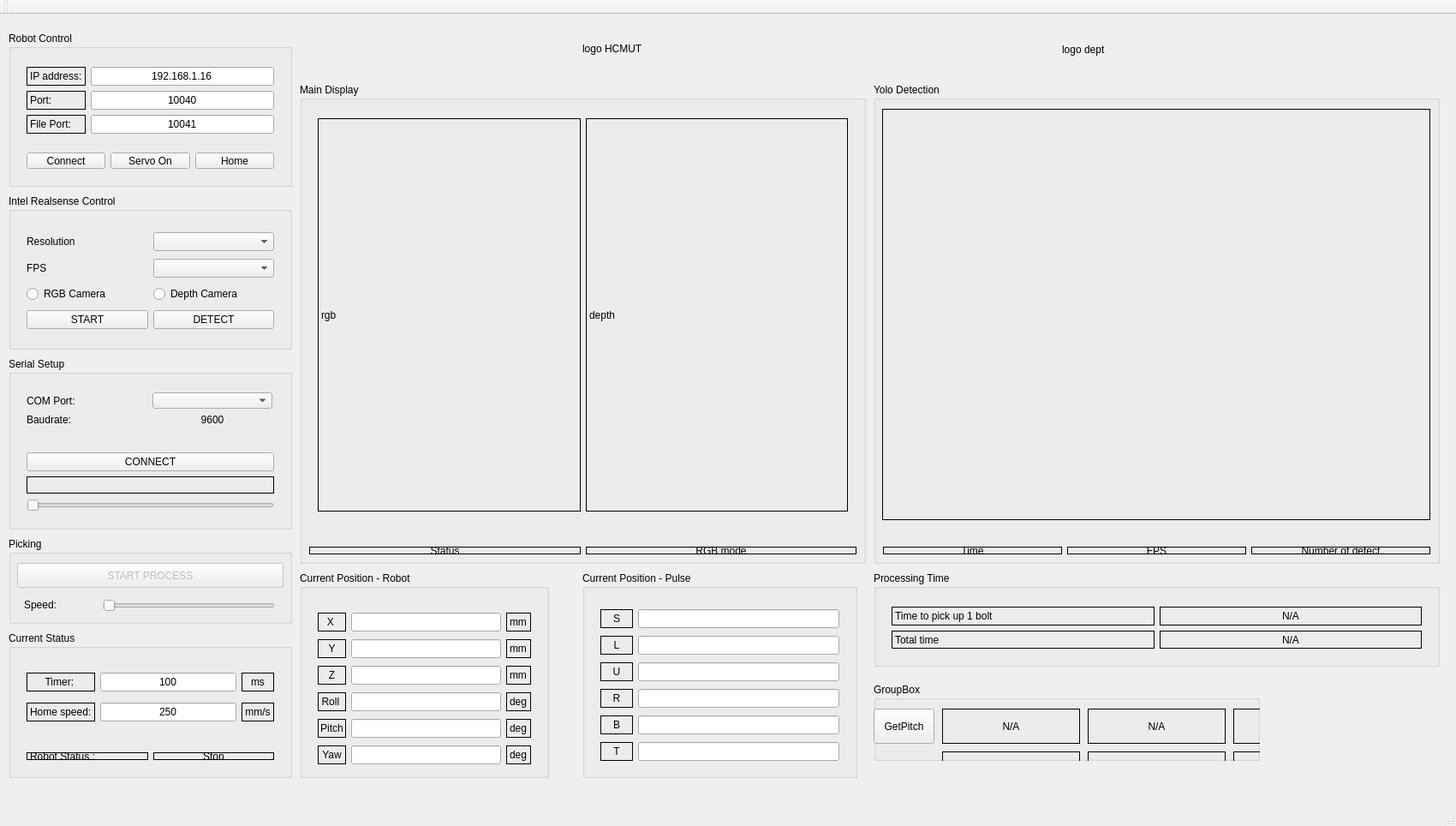
<?xml version="1.0" encoding="UTF-8"?>
<ui version="4.0">
 <class>MainWindow</class>
 <widget class="QMainWindow" name="MainWindow">
  <property name="geometry">
   <rect>
    <x>0</x>
    <y>0</y>
    <width>1700</width>
    <height>964</height>
   </rect>
  </property>
  <property name="windowTitle">
   <string>Motomini Server</string>
  </property>
  <widget class="QWidget" name="centralWidget">
   <widget class="QLabel" name="lbLogoHCMUT_2">
    <property name="geometry">
     <rect>
      <x>680</x>
      <y>0</y>
      <width>550</width>
      <height>80</height>
     </rect>
    </property>
    <property name="text">
     <string>logo HCMUT</string>
    </property>
   </widget>
   <widget class="QGroupBox" name="groupBox_5">
    <property name="geometry">
     <rect>
      <x>10</x>
      <y>210</y>
      <width>331</width>
      <height>181</height>
     </rect>
    </property>
    <property name="title">
     <string>Intel Realsense Control</string>
    </property>
    <widget class="QWidget" name="gridLayoutWidget">
     <property name="geometry">
      <rect>
       <x>10</x>
       <y>30</y>
       <width>311</width>
       <height>141</height>
      </rect>
     </property>
     <layout class="QGridLayout" name="gridLayout">
      <item row="2" column="0">
       <widget class="QRadioButton" name="radioRGB">
        <property name="text">
         <string>RGB Camera</string>
        </property>
       </widget>
      </item>
      <item row="2" column="1">
       <widget class="QRadioButton" name="radioDepth">
        <property name="text">
         <string>Depth Camera</string>
        </property>
       </widget>
      </item>
      <item row="1" column="0">
       <widget class="QLabel" name="label_60">
        <property name="text">
         <string>FPS</string>
        </property>
       </widget>
      </item>
      <item row="1" column="1">
       <widget class="QComboBox" name="cbFPS"/>
      </item>
      <item row="0" column="0">
       <widget class="QLabel" name="label_59">
        <property name="text">
         <string>Resolution</string>
        </property>
       </widget>
      </item>
      <item row="3" column="0">
       <widget class="QPushButton" name="btnStart">
        <property name="text">
         <string>START</string>
        </property>
       </widget>
      </item>
      <item row="0" column="1">
       <widget class="QComboBox" name="cbResolution"/>
      </item>
      <item row="3" column="1">
       <widget class="QPushButton" name="btnDetect">
        <property name="text">
         <string>DETECT</string>
        </property>
       </widget>
      </item>
     </layout>
    </widget>
   </widget>
   <widget class="QGroupBox" name="groupBox_4">
    <property name="geometry">
     <rect>
      <x>10</x>
      <y>610</y>
      <width>331</width>
      <height>101</height>
     </rect>
    </property>
    <property name="title">
     <string>Picking</string>
    </property>
    <widget class="QSlider" name="slider_Speed_Picking">
     <property name="geometry">
      <rect>
       <x>110</x>
       <y>70</y>
       <width>201</width>
       <height>20</height>
      </rect>
     </property>
     <property name="minimum">
      <number>1</number>
     </property>
     <property name="maximum">
      <number>4</number>
     </property>
     <property name="orientation">
      <enum>Qt::Horizontal</enum>
     </property>
    </widget>
    <widget class="QLabel" name="lb_Speed_Picking">
     <property name="geometry">
      <rect>
       <x>18</x>
       <y>69</y>
       <width>81</width>
       <height>20</height>
      </rect>
     </property>
     <property name="text">
      <string>Speed:</string>
     </property>
    </widget>
    <widget class="QPushButton" name="btnStartProcess">
     <property name="enabled">
      <bool>false</bool>
     </property>
     <property name="geometry">
      <rect>
       <x>10</x>
       <y>30</y>
       <width>311</width>
       <height>29</height>
      </rect>
     </property>
     <property name="text">
      <string>START PROCESS</string>
     </property>
    </widget>
   </widget>
   <widget class="QGroupBox" name="groupBox_test">
    <property name="geometry">
     <rect>
      <x>1020</x>
      <y>780</y>
      <width>451</width>
      <height>91</height>
     </rect>
    </property>
    <property name="title">
     <string>GroupBox</string>
    </property>
    <widget class="QLabel" name="lb_WidthOfBold">
     <property name="geometry">
      <rect>
       <x>420</x>
       <y>30</y>
       <width>141</width>
       <height>41</height>
      </rect>
     </property>
     <property name="frameShape">
      <enum>QFrame::Panel</enum>
     </property>
     <property name="text">
      <string>N/A</string>
     </property>
     <property name="alignment">
      <set>Qt::AlignCenter</set>
     </property>
    </widget>
    <widget class="QLabel" name="lb_PitchTest">
     <property name="geometry">
      <rect>
       <x>80</x>
       <y>30</y>
       <width>161</width>
       <height>41</height>
      </rect>
     </property>
     <property name="frameShape">
      <enum>QFrame::Panel</enum>
     </property>
     <property name="text">
      <string>N/A</string>
     </property>
     <property name="alignment">
      <set>Qt::AlignCenter</set>
     </property>
    </widget>
    <widget class="QLabel" name="lb_lengthOfBold">
     <property name="geometry">
      <rect>
       <x>250</x>
       <y>30</y>
       <width>161</width>
       <height>41</height>
      </rect>
     </property>
     <property name="frameShape">
      <enum>QFrame::Panel</enum>
     </property>
     <property name="text">
      <string>N/A</string>
     </property>
     <property name="alignment">
      <set>Qt::AlignCenter</set>
     </property>
    </widget>
    <widget class="QPushButton" name="btn_GetPitch">
     <property name="geometry">
      <rect>
       <x>0</x>
       <y>30</y>
       <width>71</width>
       <height>41</height>
      </rect>
     </property>
     <property name="text">
      <string>GetPitch</string>
     </property>
    </widget>
    <widget class="QLabel" name="lb_PitchTest_4">
     <property name="geometry">
      <rect>
       <x>80</x>
       <y>80</y>
       <width>161</width>
       <height>41</height>
      </rect>
     </property>
     <property name="frameShape">
      <enum>QFrame::Panel</enum>
     </property>
     <property name="text">
      <string>Pitch</string>
     </property>
     <property name="alignment">
      <set>Qt::AlignCenter</set>
     </property>
    </widget>
    <widget class="QLabel" name="lb_PitchTest_5">
     <property name="geometry">
      <rect>
       <x>250</x>
       <y>80</y>
       <width>161</width>
       <height>41</height>
      </rect>
     </property>
     <property name="frameShape">
      <enum>QFrame::Panel</enum>
     </property>
     <property name="text">
      <string>length</string>
     </property>
     <property name="alignment">
      <set>Qt::AlignCenter</set>
     </property>
    </widget>
    <widget class="QLabel" name="lb_PitchTest_6">
     <property name="geometry">
      <rect>
       <x>420</x>
       <y>80</y>
       <width>141</width>
       <height>41</height>
      </rect>
     </property>
     <property name="frameShape">
      <enum>QFrame::Panel</enum>
     </property>
     <property name="text">
      <string>width</string>
     </property>
     <property name="alignment">
      <set>Qt::AlignCenter</set>
     </property>
    </widget>
    <widget class="QWidget" name="gridLayoutWidget_11">
     <property name="geometry">
      <rect>
       <x>100</x>
       <y>160</y>
       <width>331</width>
       <height>71</height>
      </rect>
     </property>
     <layout class="QGridLayout" name="gridLayout_9">
      <item row="0" column="0">
       <widget class="QLabel" name="label_53">
        <property name="frameShape">
         <enum>QFrame::Panel</enum>
        </property>
        <property name="text">
         <string>Distance Center</string>
        </property>
        <property name="alignment">
         <set>Qt::AlignCenter</set>
        </property>
       </widget>
      </item>
      <item row="0" column="1">
       <widget class="QLabel" name="lb_DistanceCenter">
        <property name="frameShape">
         <enum>QFrame::Panel</enum>
        </property>
        <property name="text">
         <string>N/A</string>
        </property>
        <property name="alignment">
         <set>Qt::AlignCenter</set>
        </property>
       </widget>
      </item>
      <item row="1" column="0">
       <widget class="QLabel" name="label_51">
        <property name="frameShape">
         <enum>QFrame::Panel</enum>
        </property>
        <property name="text">
         <string>Distance Offset</string>
        </property>
        <property name="alignment">
         <set>Qt::AlignCenter</set>
        </property>
       </widget>
      </item>
      <item row="1" column="1">
       <widget class="QLabel" name="lb_DistanceOffset">
        <property name="frameShape">
         <enum>QFrame::Panel</enum>
        </property>
        <property name="text">
         <string>N/A</string>
        </property>
        <property name="alignment">
         <set>Qt::AlignCenter</set>
        </property>
       </widget>
      </item>
     </layout>
    </widget>
   </widget>
   <widget class="QGroupBox" name="groupBox_3">
    <property name="geometry">
     <rect>
      <x>10</x>
      <y>720</y>
      <width>331</width>
      <height>171</height>
     </rect>
    </property>
    <property name="title">
     <string>Current Status</string>
    </property>
    <widget class="QWidget" name="gridLayoutWidget_6">
     <property name="geometry">
      <rect>
       <x>10</x>
       <y>30</y>
       <width>311</width>
       <height>94</height>
      </rect>
     </property>
     <layout class="QGridLayout" name="gridLayout_7">
      <item row="0" column="1">
       <widget class="QLineEdit" name="timer">
        <property name="text">
         <string>100</string>
        </property>
        <property name="frame">
         <bool>true</bool>
        </property>
        <property name="alignment">
         <set>Qt::AlignCenter</set>
        </property>
       </widget>
      </item>
      <item row="1" column="0">
       <widget class="QLabel" name="label_36">
        <property name="frameShape">
         <enum>QFrame::Panel</enum>
        </property>
        <property name="text">
         <string>Home speed:</string>
        </property>
       </widget>
      </item>
      <item row="0" column="0">
       <widget class="QLabel" name="label_34">
        <property name="frameShape">
         <enum>QFrame::Panel</enum>
        </property>
        <property name="text">
         <string>Timer: </string>
        </property>
        <property name="alignment">
         <set>Qt::AlignCenter</set>
        </property>
       </widget>
      </item>
      <item row="0" column="2">
       <widget class="QLabel" name="label_35">
        <property name="frameShape">
         <enum>QFrame::Panel</enum>
        </property>
        <property name="text">
         <string> ms </string>
        </property>
        <property name="alignment">
         <set>Qt::AlignCenter</set>
        </property>
       </widget>
      </item>
      <item row="1" column="2">
       <widget class="QLabel" name="label_45">
        <property name="frameShape">
         <enum>QFrame::Panel</enum>
        </property>
        <property name="text">
         <string> mm/s </string>
        </property>
        <property name="alignment">
         <set>Qt::AlignCenter</set>
        </property>
       </widget>
      </item>
      <item row="1" column="1">
       <widget class="QLineEdit" name="txt_homeSpeed">
        <property name="text">
         <string>250</string>
        </property>
        <property name="frame">
         <bool>true</bool>
        </property>
        <property name="alignment">
         <set>Qt::AlignCenter</set>
        </property>
       </widget>
      </item>
     </layout>
    </widget>
    <widget class="QWidget" name="horizontalLayoutWidget_4">
     <property name="geometry">
      <rect>
       <x>10</x>
       <y>130</y>
       <width>311</width>
       <height>31</height>
      </rect>
     </property>
     <layout class="QHBoxLayout" name="horizontalLayout_2">
      <item>
       <widget class="QLabel" name="label_33">
        <property name="frameShape">
         <enum>QFrame::Panel</enum>
        </property>
        <property name="text">
         <string>Robot Status :</string>
        </property>
       </widget>
      </item>
      <item>
       <widget class="QLabel" name="lb_run_status">
        <property name="frameShape">
         <enum>QFrame::Panel</enum>
        </property>
        <property name="text">
         <string>Stop</string>
        </property>
        <property name="alignment">
         <set>Qt::AlignCenter</set>
        </property>
       </widget>
      </item>
     </layout>
    </widget>
   </widget>
   <widget class="QGroupBox" name="MainDisplay">
    <property name="geometry">
     <rect>
      <x>350</x>
      <y>80</y>
      <width>661</width>
      <height>561</height>
     </rect>
    </property>
    <property name="title">
     <string>Main Display</string>
    </property>
    <widget class="QWidget" name="horizontalLayoutWidget_3">
     <property name="geometry">
      <rect>
       <x>10</x>
       <y>30</y>
       <width>641</width>
       <height>481</height>
      </rect>
     </property>
     <layout class="QHBoxLayout" name="horizontalLayout_35">
      <item>
       <widget class="QLabel" name="displayRGB">
        <property name="frameShape">
         <enum>QFrame::Box</enum>
        </property>
        <property name="text">
         <string>rgb</string>
        </property>
       </widget>
      </item>
      <item>
       <widget class="QLabel" name="displayDepth">
        <property name="frameShape">
         <enum>QFrame::Box</enum>
        </property>
        <property name="text">
         <string>depth</string>
        </property>
       </widget>
      </item>
     </layout>
    </widget>
    <widget class="QWidget" name="horizontalLayoutWidget_2">
     <property name="geometry">
      <rect>
       <x>0</x>
       <y>530</y>
       <width>661</width>
       <height>31</height>
      </rect>
     </property>
     <layout class="QHBoxLayout" name="horizontalLayout_34">
      <item>
       <widget class="QLabel" name="statusDisplay">
        <property name="frameShape">
         <enum>QFrame::Panel</enum>
        </property>
        <property name="text">
         <string>Status</string>
        </property>
        <property name="alignment">
         <set>Qt::AlignCenter</set>
        </property>
       </widget>
      </item>
      <item>
       <widget class="QLabel" name="statusMode">
        <property name="frameShape">
         <enum>QFrame::Panel</enum>
        </property>
        <property name="text">
         <string>RGB mode</string>
        </property>
        <property name="alignment">
         <set>Qt::AlignCenter</set>
        </property>
       </widget>
      </item>
     </layout>
    </widget>
   </widget>
   <widget class="QGroupBox" name="groupBox_6">
    <property name="geometry">
     <rect>
      <x>10</x>
      <y>20</y>
      <width>331</width>
      <height>181</height>
     </rect>
    </property>
    <property name="title">
     <string>Robot Control</string>
    </property>
    <widget class="QWidget" name="gridLayoutWidget_3">
     <property name="geometry">
      <rect>
       <x>10</x>
       <y>30</y>
       <width>311</width>
       <height>100</height>
      </rect>
     </property>
     <layout class="QGridLayout" name="gridLayout_4">
      <item row="1" column="0">
       <widget class="QLabel" name="label">
        <property name="frameShape">
         <enum>QFrame::Panel</enum>
        </property>
        <property name="text">
         <string>Port:</string>
        </property>
       </widget>
      </item>
      <item row="1" column="1">
       <widget class="QLineEdit" name="txt_port">
        <property name="text">
         <string>10040</string>
        </property>
        <property name="alignment">
         <set>Qt::AlignCenter</set>
        </property>
       </widget>
      </item>
      <item row="0" column="0">
       <widget class="QLabel" name="label_2">
        <property name="frameShape">
         <enum>QFrame::Panel</enum>
        </property>
        <property name="text">
         <string>IP address:</string>
        </property>
       </widget>
      </item>
      <item row="0" column="1">
       <widget class="QLineEdit" name="txt_ip">
        <property name="text">
         <string>192.168.1.16</string>
        </property>
        <property name="alignment">
         <set>Qt::AlignCenter</set>
        </property>
       </widget>
      </item>
      <item row="2" column="0">
       <widget class="QLabel" name="label_3">
        <property name="frameShape">
         <enum>QFrame::Panel</enum>
        </property>
        <property name="text">
         <string>File Port:</string>
        </property>
       </widget>
      </item>
      <item row="2" column="1">
       <widget class="QLineEdit" name="txt_filePort">
        <property name="text">
         <string>10041</string>
        </property>
        <property name="alignment">
         <set>Qt::AlignCenter</set>
        </property>
       </widget>
      </item>
     </layout>
    </widget>
    <widget class="QWidget" name="horizontalLayoutWidget_5">
     <property name="geometry">
      <rect>
       <x>10</x>
       <y>130</y>
       <width>311</width>
       <height>41</height>
      </rect>
     </property>
     <layout class="QHBoxLayout" name="horizontalLayout_3">
      <item>
       <widget class="QPushButton" name="btn_connect">
        <property name="autoFillBackground">
         <bool>true</bool>
        </property>
        <property name="text">
         <string>Connect</string>
        </property>
       </widget>
      </item>
      <item>
       <widget class="QPushButton" name="btn_servo">
        <property name="text">
         <string>Servo On</string>
        </property>
       </widget>
      </item>
      <item>
       <widget class="QPushButton" name="btn_Home">
        <property name="sizePolicy">
         <sizepolicy hsizetype="Maximum" vsizetype="Fixed">
          <horstretch>0</horstretch>
          <verstretch>0</verstretch>
         </sizepolicy>
        </property>
        <property name="maximumSize">
         <size>
          <width>10000</width>
          <height>16777215</height>
         </size>
        </property>
        <property name="layoutDirection">
         <enum>Qt::LeftToRight</enum>
        </property>
        <property name="text">
         <string>Home</string>
        </property>
       </widget>
      </item>
     </layout>
    </widget>
   </widget>
   <widget class="QGroupBox" name="groupBox_2">
    <property name="geometry">
     <rect>
      <x>350</x>
      <y>650</y>
      <width>291</width>
      <height>241</height>
     </rect>
    </property>
    <property name="title">
     <string>Current Position - Robot</string>
    </property>
    <widget class="QWidget" name="gridLayoutWidget_4">
     <property name="geometry">
      <rect>
       <x>10</x>
       <y>34</y>
       <width>271</width>
       <height>205</height>
      </rect>
     </property>
     <layout class="QGridLayout" name="gridLayout_5">
      <item row="0" column="2">
       <widget class="QLabel" name="label_29">
        <property name="frameShape">
         <enum>QFrame::Panel</enum>
        </property>
        <property name="text">
         <string>mm</string>
        </property>
       </widget>
      </item>
      <item row="0" column="0">
       <widget class="QLabel" name="label_5">
        <property name="frameShape">
         <enum>QFrame::Panel</enum>
        </property>
        <property name="text">
         <string>X </string>
        </property>
        <property name="alignment">
         <set>Qt::AlignCenter</set>
        </property>
       </widget>
      </item>
      <item row="1" column="1">
       <widget class="QLineEdit" name="txt_getY">
        <property name="text">
         <string/>
        </property>
        <property name="alignment">
         <set>Qt::AlignCenter</set>
        </property>
       </widget>
      </item>
      <item row="1" column="0">
       <widget class="QLabel" name="label_6">
        <property name="frameShape">
         <enum>QFrame::Panel</enum>
        </property>
        <property name="text">
         <string>Y</string>
        </property>
        <property name="alignment">
         <set>Qt::AlignCenter</set>
        </property>
       </widget>
      </item>
      <item row="4" column="2">
       <widget class="QLabel" name="label_30">
        <property name="frameShape">
         <enum>QFrame::Panel</enum>
        </property>
        <property name="text">
         <string>deg</string>
        </property>
       </widget>
      </item>
      <item row="4" column="0">
       <widget class="QLabel" name="label_9">
        <property name="frameShape">
         <enum>QFrame::Panel</enum>
        </property>
        <property name="text">
         <string>Pitch</string>
        </property>
        <property name="alignment">
         <set>Qt::AlignCenter</set>
        </property>
       </widget>
      </item>
      <item row="2" column="0">
       <widget class="QLabel" name="label_7">
        <property name="frameShape">
         <enum>QFrame::Panel</enum>
        </property>
        <property name="text">
         <string>Z</string>
        </property>
        <property name="alignment">
         <set>Qt::AlignCenter</set>
        </property>
       </widget>
      </item>
      <item row="3" column="0">
       <widget class="QLabel" name="label_8">
        <property name="frameShape">
         <enum>QFrame::Panel</enum>
        </property>
        <property name="text">
         <string> Roll  </string>
        </property>
        <property name="alignment">
         <set>Qt::AlignCenter</set>
        </property>
       </widget>
      </item>
      <item row="2" column="2">
       <widget class="QLabel" name="label_32">
        <property name="frameShape">
         <enum>QFrame::Panel</enum>
        </property>
        <property name="text">
         <string>mm</string>
        </property>
       </widget>
      </item>
      <item row="2" column="1">
       <widget class="QLineEdit" name="txt_getZ">
        <property name="text">
         <string/>
        </property>
        <property name="alignment">
         <set>Qt::AlignCenter</set>
        </property>
       </widget>
      </item>
      <item row="3" column="1">
       <widget class="QLineEdit" name="txt_getRoll">
        <property name="text">
         <string/>
        </property>
        <property name="alignment">
         <set>Qt::AlignCenter</set>
        </property>
       </widget>
      </item>
      <item row="3" column="2">
       <widget class="QLabel" name="label_27">
        <property name="frameShape">
         <enum>QFrame::Panel</enum>
        </property>
        <property name="text">
         <string>deg</string>
        </property>
       </widget>
      </item>
      <item row="1" column="2">
       <widget class="QLabel" name="label_28">
        <property name="frameShape">
         <enum>QFrame::Panel</enum>
        </property>
        <property name="text">
         <string>mm</string>
        </property>
       </widget>
      </item>
      <item row="0" column="1">
       <widget class="QLineEdit" name="txt_getX">
        <property name="text">
         <string/>
        </property>
        <property name="alignment">
         <set>Qt::AlignCenter</set>
        </property>
       </widget>
      </item>
      <item row="4" column="1">
       <widget class="QLineEdit" name="txt_getPitch">
        <property name="text">
         <string/>
        </property>
        <property name="alignment">
         <set>Qt::AlignCenter</set>
        </property>
       </widget>
      </item>
      <item row="5" column="0">
       <widget class="QLabel" name="label_10">
        <property name="frameShape">
         <enum>QFrame::Panel</enum>
        </property>
        <property name="text">
         <string>Yaw</string>
        </property>
        <property name="alignment">
         <set>Qt::AlignCenter</set>
        </property>
       </widget>
      </item>
      <item row="5" column="1">
       <widget class="QLineEdit" name="txt_getYaw">
        <property name="text">
         <string/>
        </property>
        <property name="alignment">
         <set>Qt::AlignCenter</set>
        </property>
       </widget>
      </item>
      <item row="5" column="2">
       <widget class="QLabel" name="label_31">
        <property name="frameShape">
         <enum>QFrame::Panel</enum>
        </property>
        <property name="text">
         <string>deg</string>
        </property>
       </widget>
      </item>
     </layout>
    </widget>
   </widget>
   <widget class="QGroupBox" name="groupBox">
    <property name="geometry">
     <rect>
      <x>10</x>
      <y>400</y>
      <width>331</width>
      <height>201</height>
     </rect>
    </property>
    <property name="title">
     <string>Serial Setup</string>
    </property>
    <widget class="QWidget" name="layoutWidget">
     <property name="geometry">
      <rect>
       <x>10</x>
       <y>30</y>
       <width>309</width>
       <height>61</height>
      </rect>
     </property>
     <layout class="QGridLayout" name="gridLayout_2">
      <item row="1" column="0">
       <widget class="QLabel" name="label_47">
        <property name="text">
         <string>Baudrate:</string>
        </property>
       </widget>
      </item>
      <item row="0" column="0">
       <widget class="QLabel" name="label_48">
        <property name="text">
         <string>COM Port:</string>
        </property>
       </widget>
      </item>
      <item row="0" column="1">
       <widget class="QComboBox" name="comboBox_COM"/>
      </item>
      <item row="1" column="1">
       <widget class="QLabel" name="lb_StatusServo_2">
        <property name="text">
         <string>9600</string>
        </property>
        <property name="alignment">
         <set>Qt::AlignCenter</set>
        </property>
       </widget>
      </item>
     </layout>
    </widget>
    <widget class="QWidget" name="layoutWidget_2">
     <property name="geometry">
      <rect>
       <x>10</x>
       <y>100</y>
       <width>311</width>
       <height>91</height>
      </rect>
     </property>
     <layout class="QVBoxLayout" name="verticalLayout_4">
      <item>
       <widget class="QPushButton" name="btn_ConnectServo">
        <property name="text">
         <string>CONNECT</string>
        </property>
       </widget>
      </item>
      <item>
       <widget class="QLabel" name="lb_StatusServo">
        <property name="frameShape">
         <enum>QFrame::Box</enum>
        </property>
        <property name="text">
         <string/>
        </property>
       </widget>
      </item>
      <item>
       <widget class="QSlider" name="slider_Servo">
        <property name="enabled">
         <bool>true</bool>
        </property>
        <property name="maximum">
         <number>100</number>
        </property>
        <property name="orientation">
         <enum>Qt::Horizontal</enum>
        </property>
       </widget>
      </item>
     </layout>
    </widget>
   </widget>
   <widget class="QLabel" name="lbLogoDepartment">
    <property name="geometry">
     <rect>
      <x>1240</x>
      <y>-10</y>
      <width>111</width>
      <height>101</height>
     </rect>
    </property>
    <property name="text">
     <string>logo dept</string>
    </property>
   </widget>
   <widget class="QGroupBox" name="YoloDetection">
    <property name="geometry">
     <rect>
      <x>1020</x>
      <y>80</y>
      <width>661</width>
      <height>561</height>
     </rect>
    </property>
    <property name="title">
     <string>Yolo Detection</string>
    </property>
    <widget class="QLabel" name="displayYoloDectect">
     <property name="geometry">
      <rect>
       <x>10</x>
       <y>30</y>
       <width>640</width>
       <height>480</height>
      </rect>
     </property>
     <property name="frameShape">
      <enum>QFrame::Box</enum>
     </property>
     <property name="text">
      <string/>
     </property>
    </widget>
    <widget class="QWidget" name="horizontalLayoutWidget">
     <property name="geometry">
      <rect>
       <x>0</x>
       <y>530</y>
       <width>661</width>
       <height>31</height>
      </rect>
     </property>
     <layout class="QHBoxLayout" name="horizontalLayout_20">
      <item>
       <widget class="QLabel" name="timeProcessYolo">
        <property name="frameShape">
         <enum>QFrame::Panel</enum>
        </property>
        <property name="text">
         <string>Time</string>
        </property>
        <property name="alignment">
         <set>Qt::AlignCenter</set>
        </property>
       </widget>
      </item>
      <item>
       <widget class="QLabel" name="fpsDetect">
        <property name="frameShape">
         <enum>QFrame::Panel</enum>
        </property>
        <property name="text">
         <string>FPS</string>
        </property>
        <property name="alignment">
         <set>Qt::AlignCenter</set>
        </property>
       </widget>
      </item>
      <item>
       <widget class="QLabel" name="numDetect">
        <property name="frameShape">
         <enum>QFrame::Panel</enum>
        </property>
        <property name="text">
         <string>Number of detect</string>
        </property>
        <property name="alignment">
         <set>Qt::AlignCenter</set>
        </property>
       </widget>
      </item>
     </layout>
    </widget>
   </widget>
   <widget class="QGroupBox" name="groupBox_7">
    <property name="geometry">
     <rect>
      <x>680</x>
      <y>650</y>
      <width>321</width>
      <height>241</height>
     </rect>
    </property>
    <property name="title">
     <string>Current Position - Pulse</string>
    </property>
    <widget class="QWidget" name="gridLayoutWidget_5">
     <property name="geometry">
      <rect>
       <x>10</x>
       <y>30</y>
       <width>301</width>
       <height>205</height>
      </rect>
     </property>
     <layout class="QGridLayout" name="gridLayout_6">
      <item row="4" column="1">
       <widget class="QLineEdit" name="txt_getB">
        <property name="alignment">
         <set>Qt::AlignCenter</set>
        </property>
       </widget>
      </item>
      <item row="2" column="1">
       <widget class="QLineEdit" name="txt_getU">
        <property name="alignment">
         <set>Qt::AlignCenter</set>
        </property>
       </widget>
      </item>
      <item row="0" column="0">
       <widget class="QLabel" name="label_37">
        <property name="frameShape">
         <enum>QFrame::Panel</enum>
        </property>
        <property name="text">
         <string>S</string>
        </property>
        <property name="alignment">
         <set>Qt::AlignCenter</set>
        </property>
       </widget>
      </item>
      <item row="1" column="1">
       <widget class="QLineEdit" name="txt_getL">
        <property name="alignment">
         <set>Qt::AlignCenter</set>
        </property>
       </widget>
      </item>
      <item row="0" column="1">
       <widget class="QLineEdit" name="txt_getS">
        <property name="alignment">
         <set>Qt::AlignCenter</set>
        </property>
       </widget>
      </item>
      <item row="3" column="1">
       <widget class="QLineEdit" name="txt_getR">
        <property name="alignment">
         <set>Qt::AlignCenter</set>
        </property>
       </widget>
      </item>
      <item row="1" column="0">
       <widget class="QLabel" name="label_38">
        <property name="frameShape">
         <enum>QFrame::Panel</enum>
        </property>
        <property name="text">
         <string>L</string>
        </property>
        <property name="alignment">
         <set>Qt::AlignCenter</set>
        </property>
       </widget>
      </item>
      <item row="3" column="0">
       <widget class="QLabel" name="label_40">
        <property name="frameShape">
         <enum>QFrame::Panel</enum>
        </property>
        <property name="text">
         <string>R</string>
        </property>
        <property name="alignment">
         <set>Qt::AlignCenter</set>
        </property>
       </widget>
      </item>
      <item row="4" column="0">
       <widget class="QLabel" name="label_41">
        <property name="frameShape">
         <enum>QFrame::Panel</enum>
        </property>
        <property name="text">
         <string>B</string>
        </property>
        <property name="alignment">
         <set>Qt::AlignCenter</set>
        </property>
       </widget>
      </item>
      <item row="2" column="0">
       <widget class="QLabel" name="label_39">
        <property name="frameShape">
         <enum>QFrame::Panel</enum>
        </property>
        <property name="text">
         <string>    U    </string>
        </property>
        <property name="alignment">
         <set>Qt::AlignCenter</set>
        </property>
       </widget>
      </item>
      <item row="5" column="0">
       <widget class="QLabel" name="label_42">
        <property name="frameShape">
         <enum>QFrame::Panel</enum>
        </property>
        <property name="text">
         <string>T</string>
        </property>
        <property name="alignment">
         <set>Qt::AlignCenter</set>
        </property>
       </widget>
      </item>
      <item row="5" column="1">
       <widget class="QLineEdit" name="txt_getT">
        <property name="alignment">
         <set>Qt::AlignCenter</set>
        </property>
       </widget>
      </item>
     </layout>
    </widget>
   </widget>
   <widget class="QGroupBox" name="groupBox_8">
    <property name="geometry">
     <rect>
      <x>1020</x>
      <y>650</y>
      <width>661</width>
      <height>111</height>
     </rect>
    </property>
    <property name="title">
     <string>Processing Time</string>
    </property>
    <widget class="QWidget" name="gridLayoutWidget_2">
     <property name="geometry">
      <rect>
       <x>10</x>
       <y>30</y>
       <width>641</width>
       <height>71</height>
      </rect>
     </property>
     <layout class="QGridLayout" name="gridLayout_3">
      <item row="1" column="1">
       <widget class="QLabel" name="lbTimeTotal">
        <property name="frameShape">
         <enum>QFrame::Box</enum>
        </property>
        <property name="text">
         <string>N/A</string>
        </property>
        <property name="alignment">
         <set>Qt::AlignCenter</set>
        </property>
       </widget>
      </item>
      <item row="1" column="0">
       <widget class="QLabel" name="label_11">
        <property name="frameShape">
         <enum>QFrame::Box</enum>
        </property>
        <property name="text">
         <string>Total time</string>
        </property>
       </widget>
      </item>
      <item row="0" column="0">
       <widget class="QLabel" name="label_4">
        <property name="frameShape">
         <enum>QFrame::Box</enum>
        </property>
        <property name="text">
         <string>Time to pick up 1 bolt</string>
        </property>
       </widget>
      </item>
      <item row="0" column="1">
       <widget class="QLabel" name="lbTimeProcessing">
        <property name="frameShape">
         <enum>QFrame::Box</enum>
        </property>
        <property name="text">
         <string>N/A</string>
        </property>
        <property name="alignment">
         <set>Qt::AlignCenter</set>
        </property>
       </widget>
      </item>
     </layout>
    </widget>
   </widget>
  </widget>
  <widget class="QMenuBar" name="menuBar">
   <property name="geometry">
    <rect>
     <x>0</x>
     <y>0</y>
     <width>1700</width>
     <height>25</height>
    </rect>
   </property>
  </widget>
  <widget class="QToolBar" name="mainToolBar">
   <attribute name="toolBarArea">
    <enum>TopToolBarArea</enum>
   </attribute>
   <attribute name="toolBarBreak">
    <bool>false</bool>
   </attribute>
  </widget>
  <widget class="QStatusBar" name="statusBar"/>
 </widget>
 <layoutdefault spacing="6" margin="11"/>
 <resources/>
 <connections/>
</ui>
